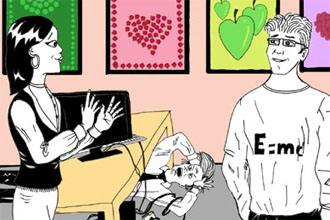
#> input picture dave.jpg, 330 x 220 px
$ python adaptive_threshold.py
#> lines starting #> are read from the running program, lines starting #| are printed output that depends on the picture; after the words box and inside, x2 and y2 are one past the last pixel; in counts of white or black regions, pixels touching at a corner belong together
#!/usr/bin/env python
# -*- coding:utf-8 -*-
# Author: qjk

import cv2
import numpy as np
import matplotlib.pyplot as plt

img = cv2.imread('dave.jpg', 0)
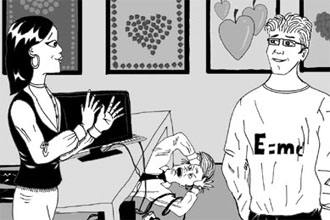
#> img: shape (220, 330); min 0, max 255, mean 175.8
img = cv2.medianBlur(img, 5)
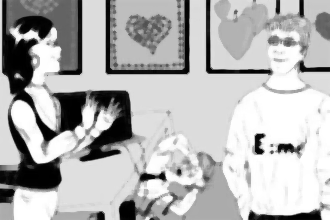
#> img: shape (220, 330); min 0, max 255, mean 179.3

ret, th1 = cv2.threshold(img, 127, 255, cv2.THRESH_BINARY)
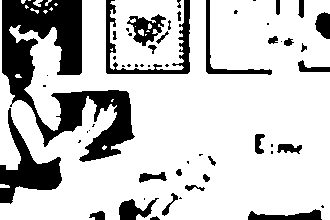
#> th1: shape (220, 330); 78.2% white; 56 black regions (26 under 20 px), largest, box (x1, y1, x2, y2) and area: (2, 0, 135, 162) 8364, (0, 108, 62, 204) 2111, (106, 0, 190, 74) 1335
th2 = cv2.adaptiveThreshold(img, 255, cv2.ADAPTIVE_THRESH_MEAN_C, cv2.THRESH_BINARY, 11, 2)
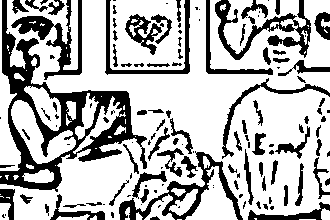
#> th2: shape (220, 330); 70.9% white; 135 black regions (54 under 20 px), largest, box (x1, y1, x2, y2) and area: (0, 0, 147, 192) 6473, (119, 151, 243, 220) 1734, (215, 0, 311, 60) 1626
th3 = cv2.adaptiveThreshold(img, 255, cv2.ADAPTIVE_THRESH_GAUSSIAN_C, cv2.THRESH_BINARY, 11, 2)
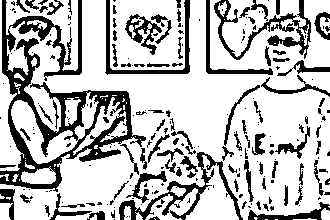
#> th3: shape (220, 330); 74.2% white; 223 black regions (129 under 20 px), largest, box (x1, y1, x2, y2) and area: (0, 0, 146, 192) 6860, (119, 152, 243, 220) 1471, (214, 0, 311, 60) 1374

titles = ['Original Image', 'Global Thresholding (v=127)', 'Adaptive Mean Thresholding', 'Adaptive Gaussian Thresholding']
images = [img, th1, th2, th3]

for i in xrange(4):
    plt.subplot(2, 2, (i+1))
    plt.imshow(images[i], 'gray')
    plt.title(titles[i])
    plt.xticks([])
    plt.yticks([])

plt.show()
